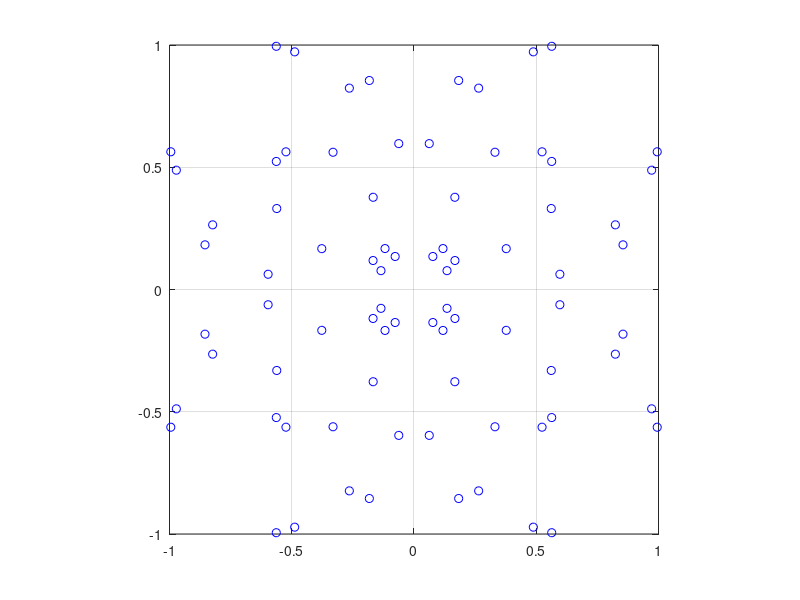

MATLAB code to generate this figure: (Note: this script raises an error after producing the figure.)
clear
clc
N=10;
X=[];
for i=1:1:N
    p=rand(1,2);
    % now make it fully symmetric
    X=vertcat(X,[p(1),p(2)]);
    X=vertcat(X,[-p(1),-p(2)]);
    X=vertcat(X,[-p(1),p(2)]);
    X=vertcat(X,[p(1),-p(2)]);
    X=vertcat(X,[p(2),p(1)]);
     X=vertcat(X,[-p(2),-p(1)]);
      X=vertcat(X,[-p(2),p(1)]);
       X=vertcat(X,[p(2),-p(1)]);
end
plot(X(:,1),X(:,2),'bo')
w=ones(length(X),1)/length(X);
grid
axis([-1,1,-1,1])
axis square
m1=cal_moments_wrt_pts(X,w,4,eye(2))
X=rand(size(X));
X=-1+2*X;
m2=cal_moments_wrt_pts(X,w,4,eye(2))
